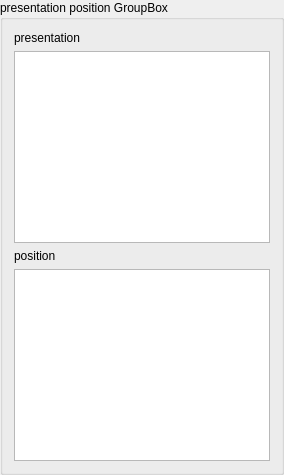
       <widget class="QGroupBox" name="fetus3PresentationPositionGroupBox">
        <property name="title">
         <string>presentation position GroupBox</string>
        </property>
        <layout class="QVBoxLayout" name="verticalLayout_48">
         <item>
          <layout class="QVBoxLayout" name="verticalLayout_13">
           <item>
            <widget class="QLabel" name="presentationF3Label">
             <property name="text">
              <string>presentation</string>
             </property>
            </widget>
           </item>
           <item>
            <widget class="QListView" name="presentationFetus3ListView">
             <property name="sizePolicy">
              <sizepolicy hsizetype="Preferred" vsizetype="Preferred">
               <horstretch>0</horstretch>
               <verstretch>0</verstretch>
              </sizepolicy>
             </property>
            </widget>
           </item>
          </layout>
         </item>
         <item>
          <layout class="QVBoxLayout" name="verticalLayout_46">
           <item>
            <widget class="QLabel" name="positionF3Label">
             <property name="text">
              <string>position</string>
             </property>
            </widget>
           </item>
           <item>
            <widget class="QListView" name="positionFetus3ListView">
             <property name="sizePolicy">
              <sizepolicy hsizetype="Preferred" vsizetype="Preferred">
               <horstretch>0</horstretch>
               <verstretch>0</verstretch>
              </sizepolicy>
             </property>
            </widget>
           </item>
          </layout>
         </item>
        </layout>
       </widget>
